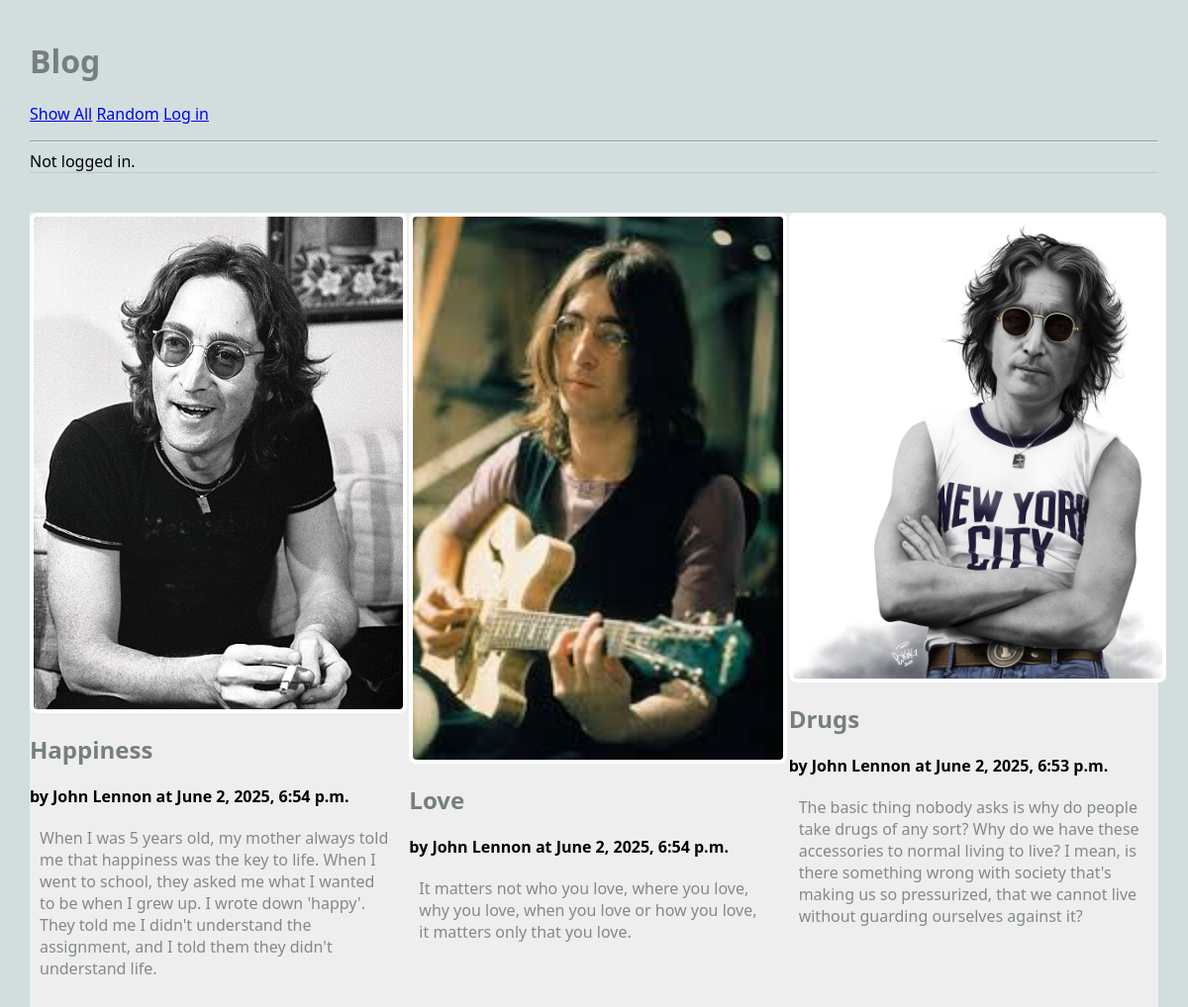
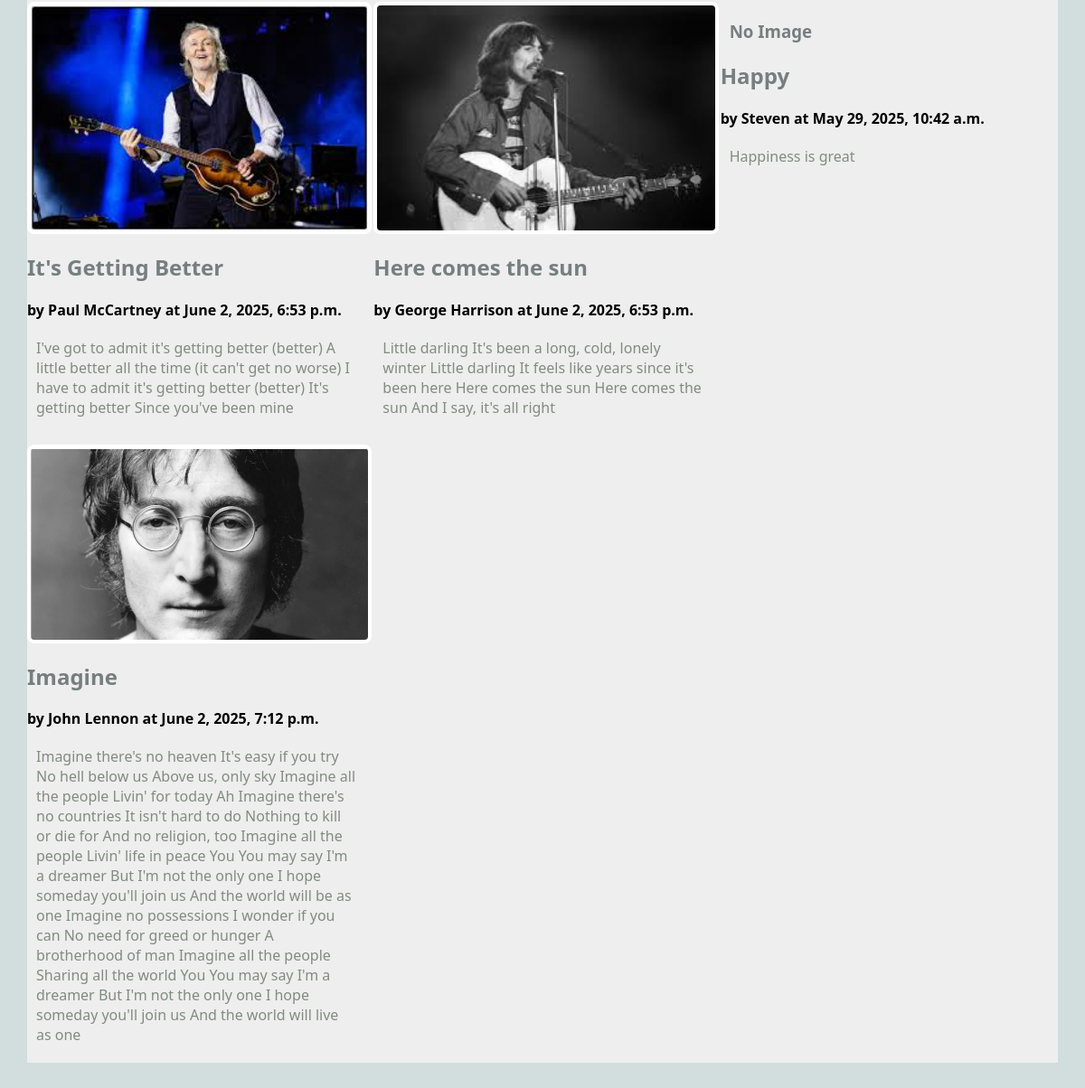
/blog/show_all, run on an earlier commit of the app's database (2 pictures, top to bottom).
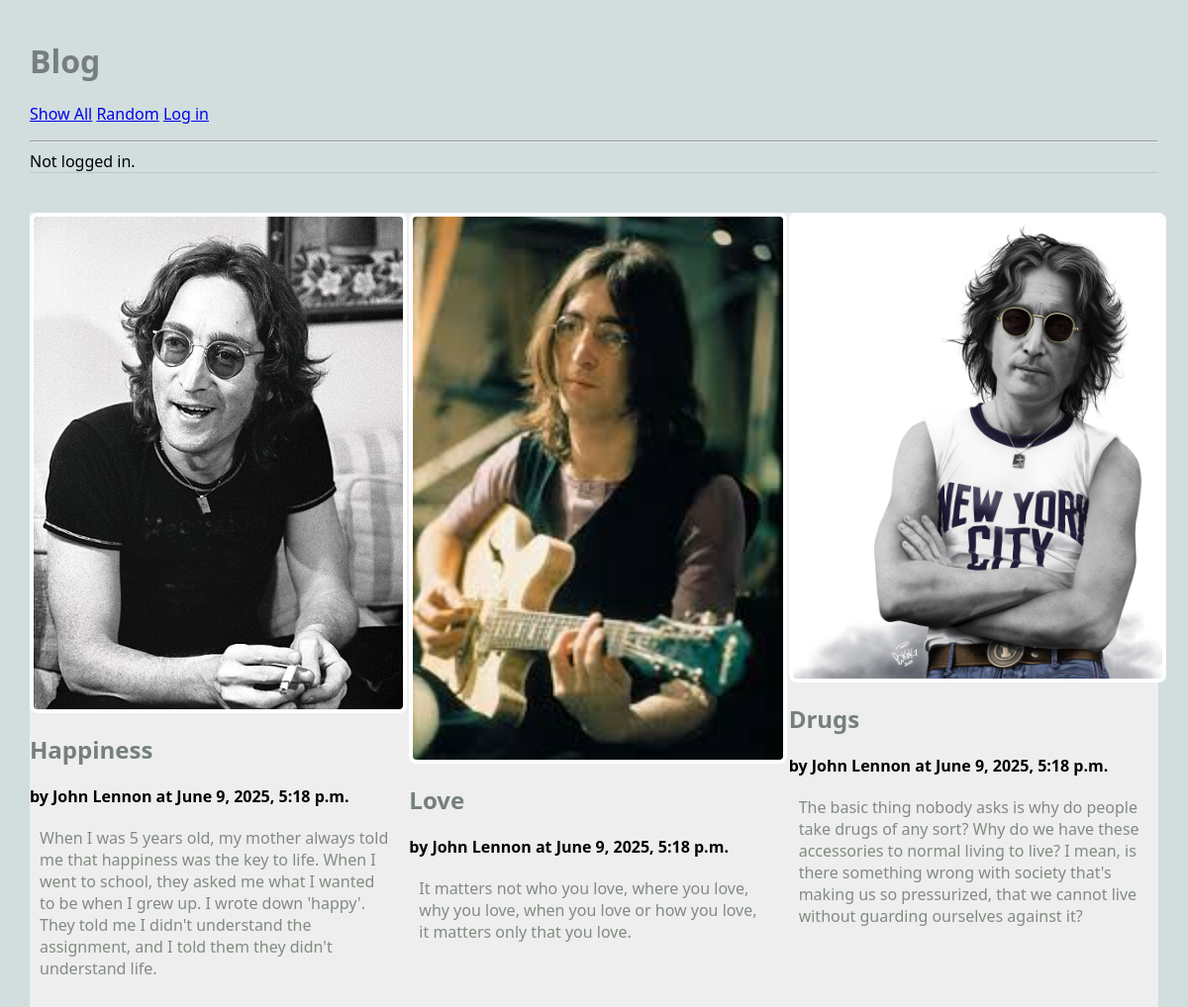
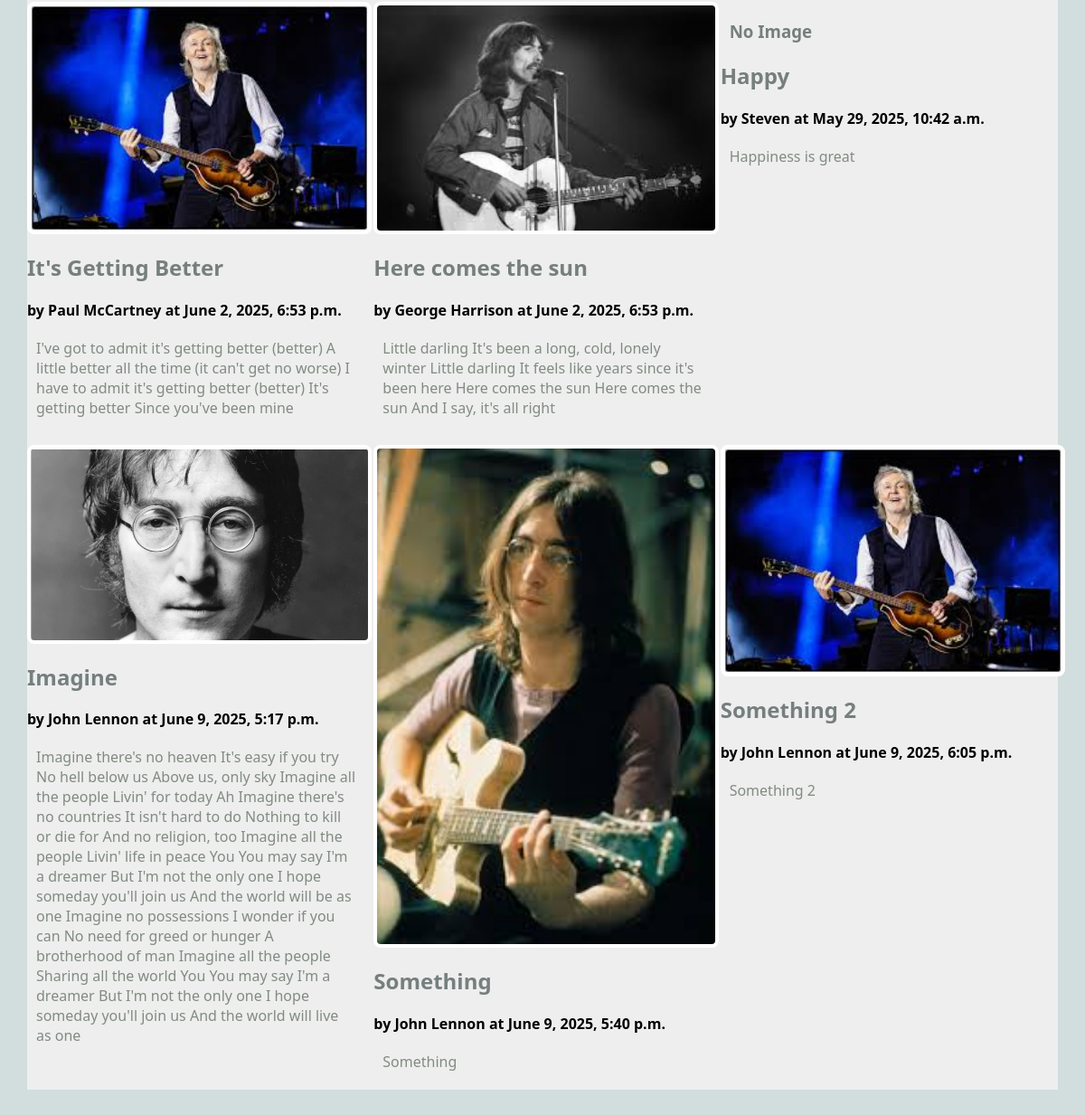
And on a later commit of the database (2 pictures, top to bottom).
### blog/models.py (models this page shows, shortened)
class Article(models.Model):
    title = models.TextField(blank=False)
    author = models.TextField(blank=False)
    text = models.TextField(blank=False)
    published = models.DateTimeField(auto_now=True)
    image_file = models.ImageField(blank=True)
    user = models.ForeignKey(User, on_delete=models.CASCADE) ## NEW

### blog/views.py (the view)
# urls.py: path('show_all', ShowAllView.as_view(), name="show_all"), # modified
class ShowAllView(ListView):
    model = Article # retrieve objects of type Article from the database
    template_name = 'blog/show_all.html'
    context_object_name = 'articles' # how to find the data in the template file
    def dispatch(self, request, *args, **kwargs):
        if request.user.is_authenticated:
            print(f'ShowAllView.dispatch(): request.user={request.user}')
        else:
            print(f'ShowAllView.dispatch(): not logged in.')
        return super().dispatch(request, *args, **kwargs)

### blog/templates/blog/show_all.html (shortened to what this page needs)
{% extends 'blog/base.html' %}
{% block content %}
<main class="grid-container">
    {% for a in articles %}
    <article>
        {% if a.image_file %}
		<a href="{% url 'blog:article' a.pk %}">
			<img src="{{a.image_file.url}}" alt="{{a.image_file.url}}">
		</a>
        {% else %}
        <h3>No Image</h3>
        {% endif %}
        <div>
        <h2>{{a.title}}</h2>
        <strong>by {{a.author}} at {{a.published}}</strong>
        <p>
        {{a.text}}
        </p>
        </div>
    </article>
    {% endfor %}
</main>
{% endblock %}

What changed in the data, as far as the page shows it:
changed Article "Happiness": published "June 2, 2025, 6:54 p.m." → "June 9, 2025, 5:18 p.m."
changed Article "Love": published "June 2, 2025, 6:54 p.m." → "June 9, 2025, 5:18 p.m."
changed Article "Drugs": published "June 2, 2025, 6:53 p.m." → "June 9, 2025, 5:18 p.m."
changed Article "Imagine": published "June 2, 2025, 7:12 p.m." → "June 9, 2025, 5:17 p.m."
added Article: image_file (picture), title "Something", author "John Lennon", published "June 9, 2025, 5:40 p.m.", text "Something"
added Article: image_file (picture), title "Something 2", author "John Lennon", published "June 9, 2025, 6:05 p.m.", text "Something 2"
